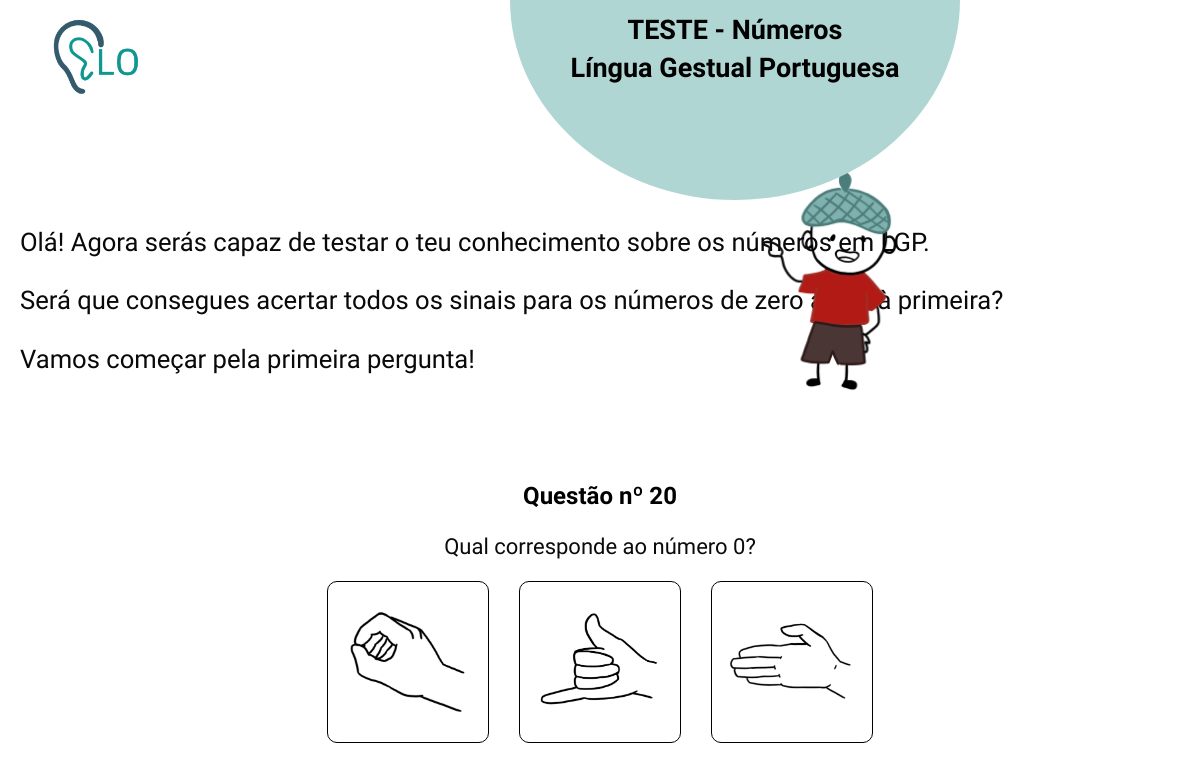
Before: /testes/testes/perguntas/3/20/ with the older database file.
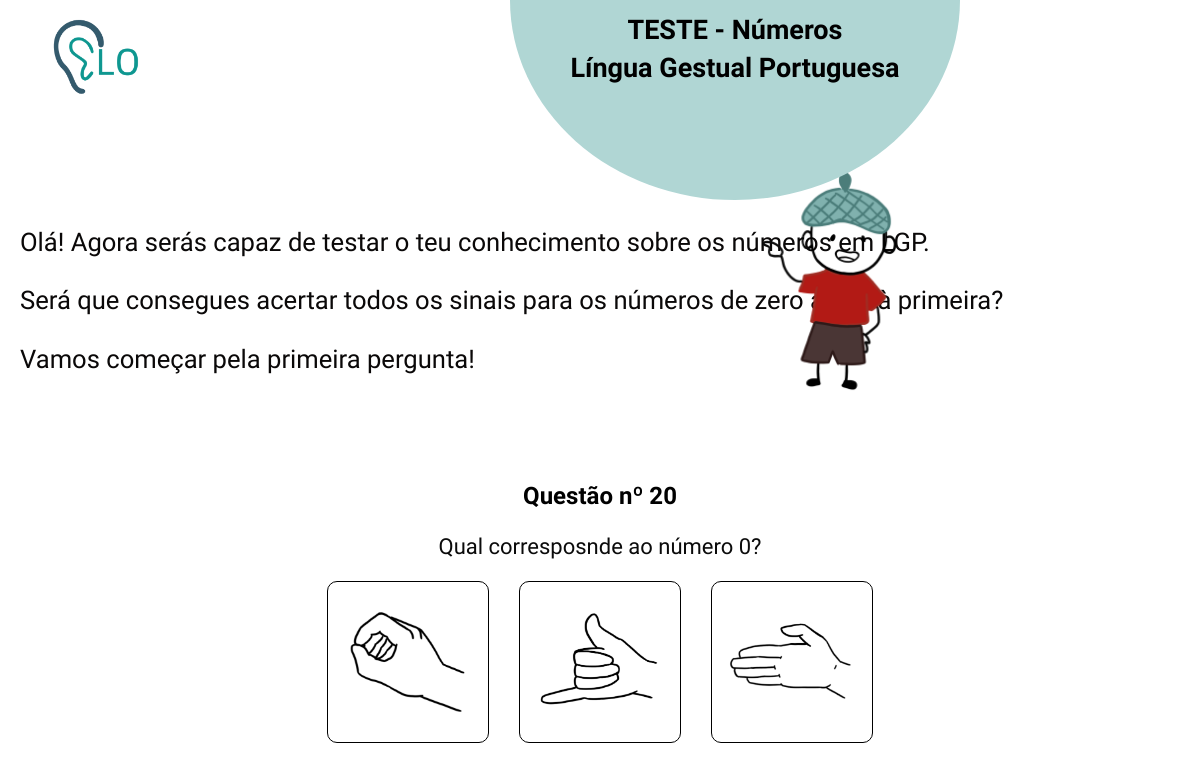
After: the same page with the newer database file.
### testes/models.py (models this page shows, shortened)
class Pergunta(models.Model):
    TESTE_TIPO_CHOICES = [
        ('imagem', 'Imagem'),
        ('video', 'Vídeo'),
    ]
    teste = models.ForeignKey(Teste, on_delete=models.CASCADE)
    texto = models.TextField()
    tipo = models.CharField(max_length=10, choices=TESTE_TIPO_CHOICES, default='imagem')
    video = models.FileField(upload_to='videos_perguntas/', blank=True, null=True)  # Só se for tipo vídeo
    imagem = models.ImageField(upload_to='perguntas/', blank=True, null=True)  # Só se for tipo imagem

### testes/views.py (the view)
# urls.py: path('testes/perguntas/<int:teste_id>/<int:pergunta_id>/', views.pergunta_view, name='perguntas'),
def pergunta_view(request, teste_id, pergunta_id):
    teste = get_object_or_404(Teste, id=teste_id)
    pergunta = get_object_or_404(Pergunta, id=pergunta_id, teste__id=teste_id)
    respostas = Resposta.objects.filter(pergunta=pergunta)
    return render(request, 'testes/perguntas.html', {
        'teste_id': teste_id,
        'pergunta': pergunta,
        'respostas': respostas,
        'teste': teste,
    })

### testes/templates/testes/perguntas.html (shortened to what this page needs)
{% load static %}
<!DOCTYPE html>
<html lang="pt">
<head>
    <link rel="stylesheet" type="text/css" href="{% static 'testes/perguntas.css' %}">
</head>
<body>
    <header>
        <div class="circulo-container">
            <div class="meio-circulo"></div>
            <div class="texto-circulo">
                <h1>TESTE - {{ teste.titulo }}<br>Língua Gestual Portuguesa</h1>
            </div>
        </div>
    </header>
    <img src="{% static 'utilizador/images/logo.png' %}" alt="Logotipo" class="logo">
    {% with teste.pergunta_set.all|first as primeira %}
        {% if pergunta.id == primeira.id %}
            <div class="description">
                <p>{{ teste.mensagem_inicial|linebreaks }}</p>
            </div>
        {% endif %}
    {% endwith %}
    <div class="container-pergunta">
        <div class="question">
            <h3>Questão nº {{ pergunta.id }}</h3>
            <p>{{ pergunta.texto }}</p>
        </div>
        <div class="answers">
            {% for resposta in respostas %}
                <a href="{% url 'testes:verificar_resposta' resposta.id %}" class="answer-box">
                    {% if resposta.imagem %}
                        <img src="{{ resposta.imagem.url }}" alt="Opção {{ forloop.counter }}">
                    {% elif resposta.video %}
                        <p>Vídeo: {{ resposta.video.url }}</p>
                        <video width="200" controls>
                            <source src="{{ resposta.video.url }}" type="video/mp4">
                            O seu navegador não suporta vídeo.
                        </video>
                    {% elif resposta.texto %}
                        <p>{{ resposta.texto }}</p>
                    {% else %}
                        <p>Sem conteúdo disponível</p>
                    {% endif %}
                </a>
            {% endfor %}
        </div>
    </div>
    <div class="right-image">
        <img src="{% static 'utilizador/images/boneco_aulas.png' %}" alt="Boneco" class="boneco">
    </div>
</body>
</html>

Changed rows visible on the page:
changed Pergunta id 20: texto "Qual corresponde ao número 0?" → "Qual corresposnde ao número 0?"
